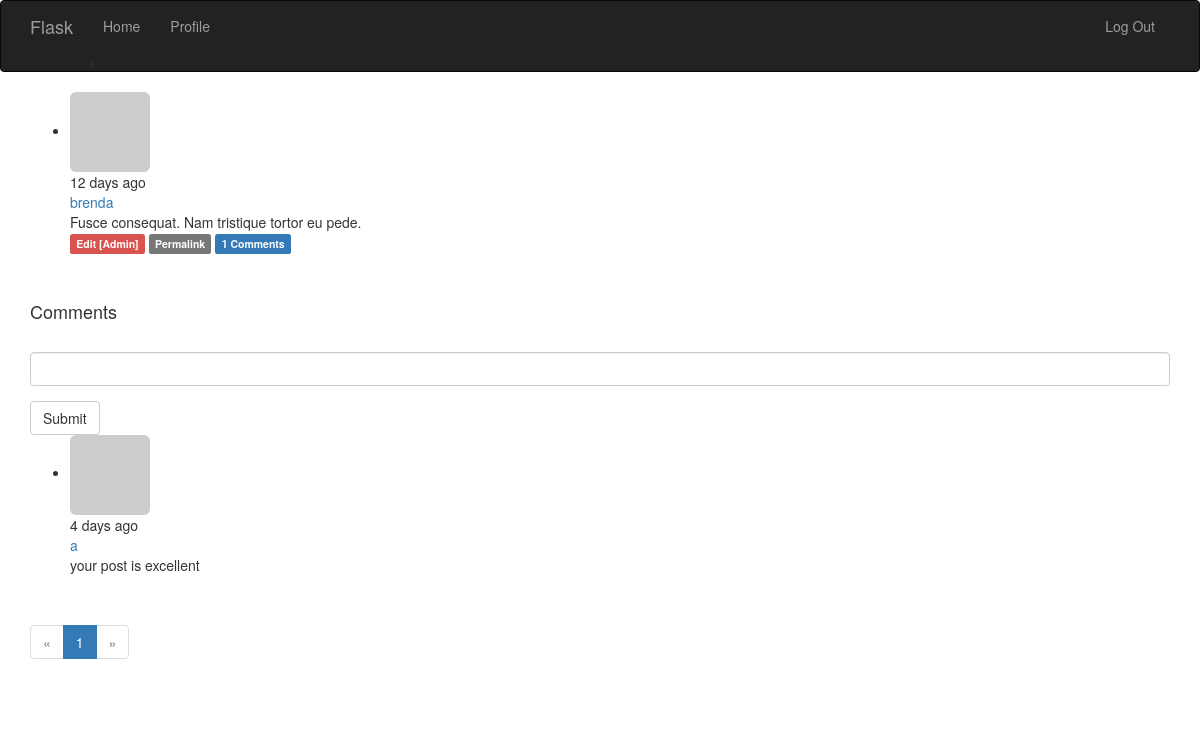
Screenshot of /post/63 (signed in) with the database file from the repository.
### app/models.py (models this page shows, shortened)
class Post(db.Model): #文章模型
    __tablename__ = 'posts'
    id = db.Column(db.Integer, primary_key=True)
    body = db.Column(db.Text)
    timestamp = db.Column(db.DateTime, index=True, default=datetime.utcnow)
    author_id = db.Column(db.Integer, db.ForeignKey('users.id'))
    body_html = db.Column(db.Text)
    comments = db.relationship('Comment', backref='post', lazy='dynamic')

class User(UserMixin, db.Model): #UserMixin包含p82页的方法的默认实现
    __tablename__ = 'users'
    id = db.Column(db.Integer, primary_key=True)
    email = db.Column(db.Integer, unique=True, index=True)
    username = db.Column(db.String(64), unique=True, index=True)
    role_id = db.Column(db.Integer, db.ForeignKey('roles.id'))
    password_hash = db.Column(db.String(128))
    confirmed = db.Column(db.Boolean, default=False)
    name = db.Column(db.String(64)) #真是姓名
    location = db.Column(db.String(64)) #所在地
    about_me = db.Column(db.Text()) #自我介绍，string和text的区别是后者不需要指定最大长度
    member_since = db.Column(db.DateTime(), default=datetime.utcnow) #注册日期
    last_seen = db.Column(db.DateTime(), default=datetime.utcnow) #最后访问时间
    avatar_hash = db.Column(db.String(32)) #使用缓存的MD5散列值生成Gravatar URL
    posts = db.relationship('Post', backref='author', lazy='dynamic')
    followed = db.relationship('Follow',
                               foreign_keys=[Follow.follower_id],
                               backref=db.backref('follower',lazy='joined'), #回引Follow模型
                               lazy='dynamic',
                               cascade='all, delete-orphan')
    followers = db.relationship('Follow',
                               foreign_keys=[Follow.followed_id],
                               backref=db.backref('followed',lazy='joined'), #joined，立即从联结查询中加载相关对象
                               lazy='dynamic',
                               cascade='all, delete-orphan')
    comments = db.relationship('Comment', backref='author', lazy='dynamic')
    """
    计算密码散列值的函数通过名为password的只写属性实现。
    如果试图读取password属性的值，会返回错误，
    因为生成散列值后就无法还原成原来的密码了
    """
    @property
    def password(self):
        raise AttributeError('password is not a readable attribute')
    def can(self, permissions):
        print(self.role)
        return True
        return self.role is not None and (self.role.permissions & permissions) == permissions
    def is_administrator(self):
        return self.can(Permission.ADMINISTER)
    def ping(self):
        self.last_seen = datetime.utcnow()
        db.session.add(self)
    def gravatar(self, size=100, default='identicon', rating='g'): #构建gravatar URL,用于生成头像
        if request.is_secure:
            url = 'https://secure.gravatar.com/avatar'
        else:
            url = 'https://www.gravatar.com/avatar'
        hash = hashlib.md5(self.email.encode('utf-8')).hexdigest()
        return '{url}/{hash}?s={size}&d={default}&r={rating}'.format(
            url=url, hash=hash, size=size, default=default, rating=rating)

class Comment(db.Model):
    id = db.Column(db.Integer, primary_key=True)
    body = db.Column(db.Text)
    body_html = db.Column(db.Text)
    timestamp = db.Column(db.DateTime, index=True, default=datetime.utcnow)
    disabled = db.Column(db.Boolean)
    author_id = db.Column(db.Integer, db.ForeignKey('users.id'))
    post_id = db.Column(db.Integer, db.ForeignKey('posts.id'))

### app/main/views.py (the view, shortened to what this page needs)
@main.route('/post/<int:id>', methods=['GET', 'POST']) #博客文章的URL由插入数据库时分配的唯一id构建
def post(id):
    post = Post.query.get_or_404(id)
    form = CommentForm()
    page = request.args.get('page', 1, type=int)
    if page == -1:
        page = (post.comments.count()-1) // 21
    pagination = post.comments.order_by(Comment.timestamp.asc()).paginate(
        page, per_page=20,error_out=False)
    comments = pagination.items
    return render_template('post.html', posts=[post], form=form,
                           comments=comments, pagination=pagination)

### app/main/forms.py
class CommentForm(Form): #评论输入
    body = StringField('', validators=[DataRequired()])
    submit = SubmitField('Submit')

### app/auth/views.py (called while the page is built)
@auth.before_app_request
def before_request():
    if current_user.is_authenticated:
        current_user.ping()
        if not current_user.confirmed and request.endpoint[:5] != 'auth.':
            return redirect(url_for('auth.unconfirmed'))

### app/main/__init__.py (called while the page is built)
@main.app_context_processor
def inject_permissions():
    return dict(Permission=Permission)

### app/models.py (called while the page is built)
@login_manager.user_loader #加载用户的回调函数
def load_user(user_id):
    return User.query.get(int(user_id))

    def __repr__(self): #返回可读性的字符串表示模型，__str__是面向用户的，而__repr__面向程序员
        return '<Role %r>' % self.name

### app/templates/post.html (shortened to what this page needs)
{% extends "base.html" %}
{% import "bootstrap/wtf.html" as wtf %}
{% import "_macros.html" as macros %}
{% block page_content %}
{% include '_post.html' %}
<h4 id="comments">Comments</h4>
{% if current_user.can(Permission.COMMENT) %}
<div class="comment-form">
    {{ wtf.quick_form(form) }}
</div>
{% endif %}
{% include '_comments.html' %}
{% if pagination %}
<div class="pagination">
    {{ macros.pagination_widget(pagination, '.post', fragment='#comments', id=posts[0].id) }}
</div>
{% endif %}
{% endblock %}

### app/templates/_post.html
<ul class="posts">
    {% for post in posts %}
    <li class="post">
        <div class="post-thumbnail">
            <a href="{{ url_for('.user', username=post.author.username) }}">
                <img class="img-rounded profile-thumbnail" src="{{ post.author.gravatar(size=40) }}">
            </a>
        </div>
        <div class="post-content">
            <div class="post-date">{{ moment(post.timestamp).fromNow() }}</div>
            <div class="post-author"><a href="{{ url_for('.user', username=post.author.username) }}">{{ post.author.username }}</a></div>
            <div class="post-body">
                {% if post.body_html %}
                    {{ post.body_html | safe }}
                {% else %}
                    {{ post.body }}
                {% endif %}
            </div>
            <div class="post-footer">
                {% if current_user == post.author %}
                <a href="{{ url_for('.edit', id=post.id) }}">
                    <span class="label label-primary">Edit</span>
                </a>
                {% elif current_user.is_administrator() %}
                <a href="{{ url_for('.edit', id=post.id) }}">
                    <span class="label label-danger">Edit [Admin]</span>
                </a>
                {% endif %}
                <a href="{{ url_for('.post', id=post.id) }}">
                    <span class="label label-default">Permalink</span>
                </a>
                <a href="{{ url_for('.post', id=post.id) }}#comments">
                    <span class="label label-primary">{{ post.comments.count() }} Comments</span>
                </a>
            </div>
        </div>
    </li>
    <br>
    <br>
    {% endfor %}
</ul>

### app/templates/_comments.html
<ul class="comments">
    {% for comment in comments %}
    <li class="comment">
        <div class="comment-thumbnail">
            <a href="{{ url_for('.user', username=comment.author.username) }}">
                <img class="img-rounded profile-thumbnail" src="{{ comment.author.gravatar(size=40) }}">
            </a>
        </div>
        <div class="comment-content">
            <div class="comment-date">{{ moment(comment.timestamp).fromNow() }}</div>
            <div class="comment-author"><a href="{{ url_for('.user', username=comment.author.username) }}">{{ comment.author.username }}</a></div>
            <div class="comment-body">
                {% if comment.body_html %}
                    {{ comment.body_html | safe }}
                {% else %}
                    {{ comment.body }}
                {% endif %}
            </div>
        </div>
    </li>
    {% endfor %}
</ul>

### rows the page displays
Post: timestamp "12 days ago", author.username "brenda", body "Fusce consequat. Nam tristique tortor eu pede.", comments.count "1"
Comment: timestamp "4 days ago", author.username "a", body "your post is excellent"

### other values shown
{{ p }} "1"
